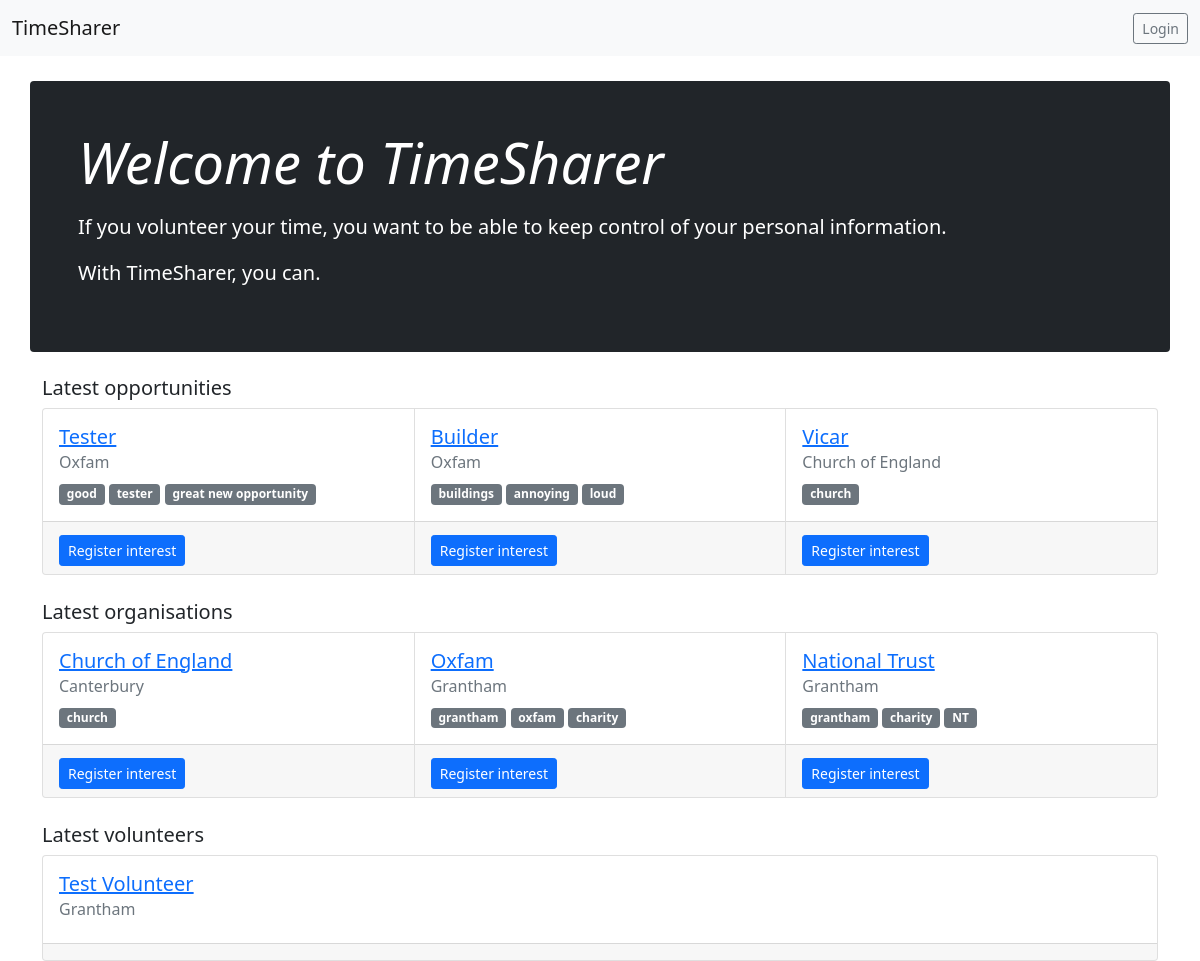
Before: /timesharer/ with the older database file.
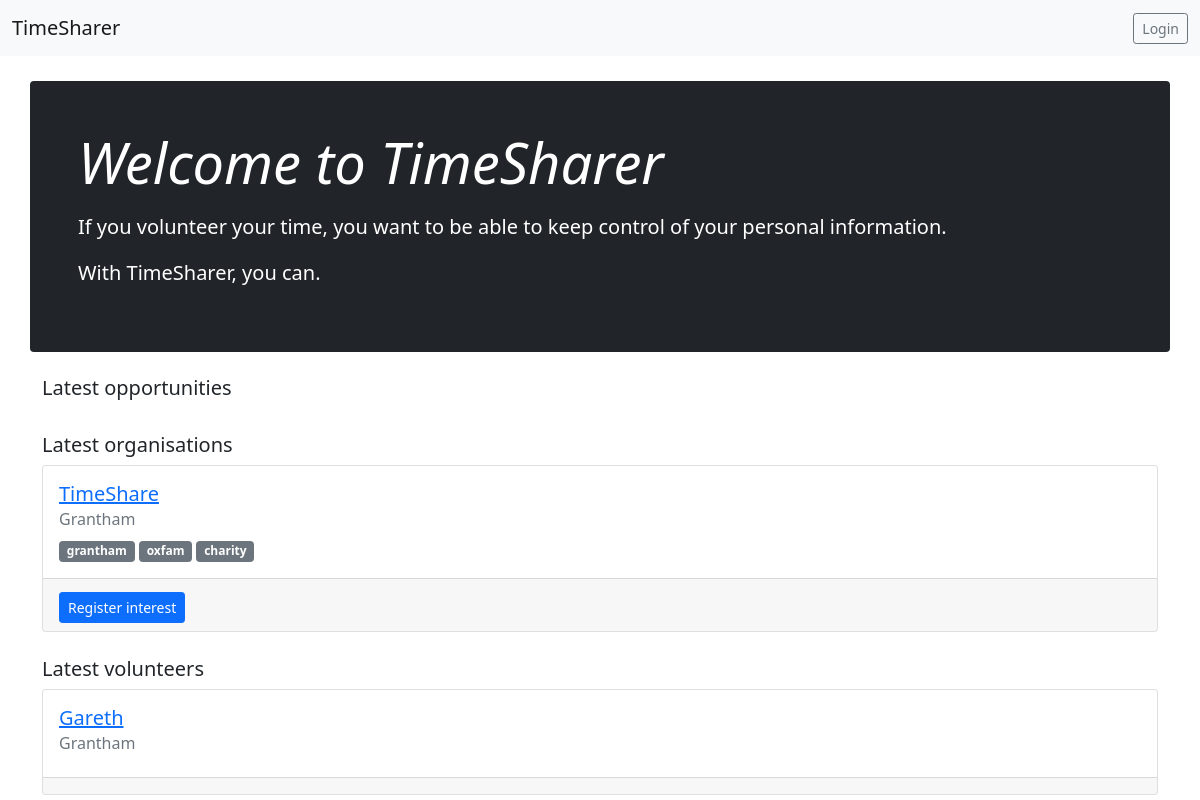
After: the same page with the newer database file.
### timesharer/models.py (models this page shows, shortened)
class Opportunity(models.Model):
    title = models.CharField(max_length=20)
    location = models.CharField(max_length=20, default='Location')
    description = models.TextField(default='Description')
    is_live = models.BooleanField()
    owned_by = models.ForeignKey(Organisation, on_delete=models.CASCADE)
    tags = TaggableManager()
    created_at = models.DateTimeField('date created',default=timezone.now)

class Organisation(models.Model):
    name = models.CharField(max_length=20)
    location = models.CharField(max_length=20)
    is_live = models.BooleanField()
    tags = TaggableManager()
    created_at = models.DateTimeField('date created')
    owned_by = models.ForeignKey(User, on_delete=models.CASCADE,null=True)
    description = models.TextField(default='Description')
    def __str__(self):
        return self.name

class Volunteer(models.Model):
    created_by = models.ForeignKey(User, on_delete=models.CASCADE, null=True)
    name = models.CharField(max_length=20)
    location = models.CharField(max_length=20)
    opted_in = models.BooleanField(default=False)
    created_at = models.DateTimeField('date created',default=timezone.now)
    updated_at = models.DateTimeField('date updated',default=timezone.now)
    is_live = models.BooleanField()
    applied_to = models.ForeignKey(Opportunity, on_delete=models.CASCADE, default="1")
    tags = TaggableManager()

### timesharer/views.py (the view)
# urls.py: path('', views.IndexView.as_view(), name='index'),
class IndexView(TemplateView):
    template_name = 'timesharer/index.html'
    def get_context_data(self, **kwargs):
        context = super().get_context_data(**kwargs)
        public_volunteers = Volunteer.objects.filter(is_live=True).order_by('created_at')[:5]
        public_organisations = Organisation.objects.filter(is_live=True).order_by('-created_at')[:5]
        public_opportunities = Opportunity.objects.filter(is_live=True).order_by('-created_at')[:5]
        context['organisations'] = public_organisations
        context['opportunities'] = public_opportunities
        context['volunteers'] = public_volunteers
        return context

### timesharer/templates/timesharer/index.html
{% extends 'core/base_generic.html' %}
{% block content %}
<div class="p-4 p-md-5 mb-4 text-white rounded bg-dark">
    <h1 class="display-4 fst-italic">Welcome to TimeSharer</h1>
    <p class="lead my-3">If you volunteer your time, you want to be able to keep control of your personal information. </p>
    <p class="lead"><strong>With TimeSharer, you can.</strong></p>
</div>
{% endblock %}
{% block opportunities %}
<h5>Latest opportunities</h5>
{% if opportunities %}
    <div class="card-group">
        {% for o in opportunities %}
            <div class="card">
              <div class="card-body">
                <h5 class="card-title"><a href="{% url 'timesharer:opportunity_detail' o.id %} ">{{ o.title }}</a></h5>
                <h6 class="card-subtitle mb-2 text-muted">{{ o.owned_by }}</h6>
                {% for tag in o.tags.all %}
                    <a href="{% url 'timesharer:tagged_opportunities' tag.slug %}"><span class="badge bg-secondary">{{ tag }}</span></a>
                    {% endfor %}<br>
              </div>
              <div class="card-footer">
                <a href="{% url 'timesharer:opportunity_detail' o.id %} " class="card-link"><button type="button" class="btn btn-primary btn-sm"style="margin-top:5px">Register interest</button></a>
              </div>
            </div>
        {% endfor %}
    </div>
{% endif %}
{% endblock %}
{% block organisations %}
<h5>Latest organisations</h5>
{% if organisations.count > 0 %}
    <div class="card-group">
        {% for org in organisations %}
            <div class="card">
              <div class="card-body">
                <h5 class="card-title"><a href="{% url 'timesharer:organisation_detail' org.id %} ">{{ org.name }}</a></h5>
                <h6 class="card-subtitle mb-2 text-muted">{{ org.location }}</h6>
                {% for tag in org.tags.all %}
                    <a href="{%url 'timesharer:tagged_organisations' tag.slug %}"><span class="badge bg-secondary">{{ tag }}</span></a>
                    {% endfor %}<br>
              </div>
              <div class="card-footer">
                <a href="{% url 'timesharer:organisation_detail' org.id %} " class="card-link"><button type="button" class="btn btn-primary btn-sm"style="margin-top:5px">Register interest</button></a>
              </div>
            </div>
        {% endfor %}
    </div>
{% else %}
  <div class="card">
    <div class="card-body">
      There are currently no publicly accessible volunteer profiles available. Please try again later.
    </div>
  </div>
{% endif %}
{% endblock %}
{% block volunteers %}
<h5>Latest volunteers</h5>
{% if volunteers.count > 0 %}
    <div class="card-group">
        {% for vol in volunteers %}
            <div class="card">
              <div class="card-body">
                <h5 class="card-title"><a href="{% url 'timesharer:volunteer_detail' vol.id %} ">{{ vol.name }}</a></h5>
                <h6 class="card-subtitle mb-2 text-muted">{{ vol.location }}</h6>
              </div>
              <div class="card-footer">
              </div>
            </div>
        {% endfor %}
    </div>
    {% else %}
    <div class="card">
      <div class="card-body">
        There are currently no publicly accessible volunteer profiles available. Please try again later.
      </div>
    </div>
{% endif %}
{% endblock %}

Changed rows visible on the page:
removed Opportunity: title "Tester", owned_by "Oxfam"
no longer on this page (row unchanged): Tag: name "good", shown under "Tester"
no longer on this page (row unchanged): Tag: name "tester", shown under "Tester"
no longer on this page (row unchanged): Tag: name "great new opportunity", shown under "Tester"
removed Opportunity: title "Builder", owned_by "Oxfam"
no longer on this page (row unchanged): Tag: name "buildings", shown under "Builder"
no longer on this page (row unchanged): Tag: name "annoying", shown under "Builder"
no longer on this page (row unchanged): Tag: name "loud", shown under "Builder"
removed Opportunity: title "Vicar", owned_by "Church of England"
no longer on this page (row unchanged): Tag: name "church"
removed Organisation: name "Church of England", location "Canterbury"
removed Organisation: name "Oxfam", location "Grantham", Tag (name "grantham"), Tag (name "oxfam"), Tag (name "charity")
removed Organisation: name "National Trust", location "Grantham", Tag (name "grantham"), Tag (name "charity")
no longer on this page (row unchanged): Tag: name "NT", shown under "National Trust"
removed Volunteer: name "Test Volunteer", location "Grantham"
added Organisation: name "TimeShare", location "Grantham", Tag (name "grantham"), Tag (name "oxfam"), Tag (name "charity")
added Volunteer: name "Gareth", location "Grantham"
